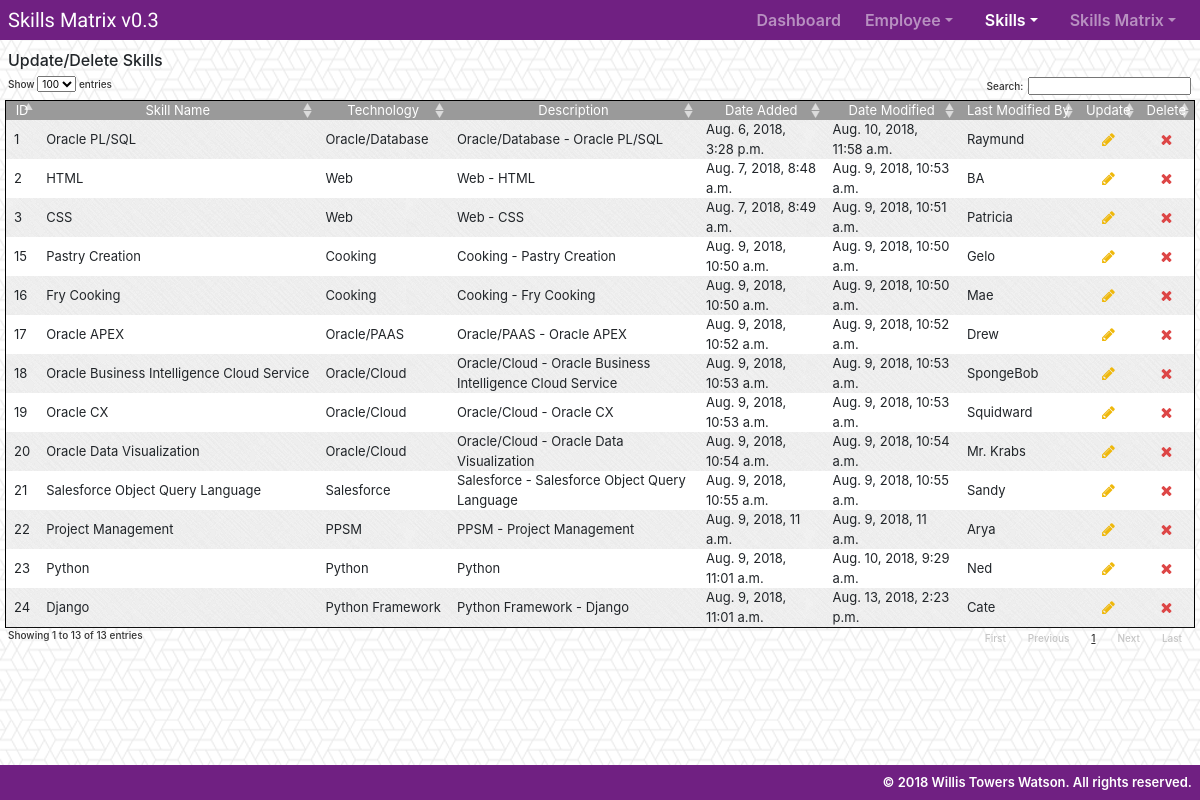
/skillsMatrixApp/skills/, run on the app's committed database.
### skillsMatrixApp/models.py (models this page shows, shortened)
class skills(models.Model):
    skillName = models.CharField(max_length=150, verbose_name="Skill Name")
    technology = models.CharField(max_length=150)
    description = models.CharField(max_length=500)
    dateAdded = models.DateTimeField(auto_now_add=True, verbose_name="Date Added")
    dateModified = models.DateTimeField(auto_now=True, verbose_name="Date Modified")
    lastModifiedByID = models.CharField(max_length=10, verbose_name="Last Modified By")
    class Meta:
        verbose_name_plural = "skills"

### skillsMatrixApp/views.py (the view)
# urls.py: url(r'skills/$', views.skillsList.as_view(), name='skills-list'),
class skillsList(generic.ListView):
    template_name = 'skillsMatrixApp/skills-list.html'
    context_object_name = 'skillsList'
    def get_queryset(self):
        return skills.objects.all()

### skillsMatrixApp/templates/skillsMatrixApp/skills-list.html (shortened to what this page needs)
{% extends 'skillsMatrixApp/base.html' %}
{% block skills_active %}active{% endblock %}
{% block body %}
    <div class="skills-lbl">Update/Delete Skills</div>
    <div>
        {% if skillsList %}
            <table id="skills" class="table table-striped  table-hover table-sm skills">
                <thead class="thead-dark skills-thead">
                <tr class="skills-tr">
                    <th scope="col" class="skills-th">ID</th>
                    <th scope="col" class="skills-th">Skill Name</th>
                    <th scope="col" class="skills-th">Technology</th>
                    <th scope="col" class="skills-th">Description</th>
                    <th scope="col" class="skills-th">Date Added</th>
                    <th scope="col" class="skills-th">Date Modified</th>
                    <th scope="col" class="skills-th">Last Modified By</th>
                    <th scope="col" class="skills-th">Update</th>
                    <th scope="col" class="skills-th">Delete</th>
                </tr>
                </thead>
                <tbody>
                {% for skills in skillsList %}
                    <tr class="skills-tr-data">
                        <td class="skills-td-dt skills-td-data">{{ skills.id }}</td>
                        <td class="skills-td-dt skills-td-data">{{ skills.skillName }}</td>
                        <td class="skills-td-dt skills-td-data">{{ skills.technology }}</td>
                        <td class="skills-td-data">{{ skills.description }}</td>
                        <td class="skills-td-data">{{ skills.dateAdded }}</td>
                        <td class="skills-td-data">{{ skills.dateModified }}</td>
                        <td class="skills-td-data">{{ skills.lastModifiedByID }}</td>
                        <td class="skills-td-data upd"><a
                                href="{% url 'skillsMatrixApp:skills-update' skills.id %}"><img class="update"
                                                                                                src="/static/skillsMatrixApp/images/icon-changelink.svg"></a>
                        </td>
                        <td class="skills-td-data upd"><a
                                href="{% url 'skillsMatrixApp:skills-delete' skills.id %}"><img class="update"
                                                                                                src="/static/skillsMatrixApp/images/icon-deletelink.svg"></a>
                        </td>
                    </tr>
                {% endfor %}
                </tbody>
            </table>
        {% else %}
            <div class="no-skills">
                <div><img class="no-data" src="/static/skillsMatrixApp/images/database.png"></div>
                <div class="no-skills-lbl"><br>No Data Available</div>
            </div>
        {% endif %}
    </div>
{% endblock %}

### skillsMatrixApp/static/skillsMatrixApp/style.css (style rules this page uses)
body { background: white url("images/what-the-hex.png"); }
html, body { margin-bottom: 1.5rem; }
.emp-td-data, .emp-tr-data, .emp-th-data, .emp-td, .emp-tr, .emp-th, .skills-td-data, .skills-tr-data, .skills-th-data, .skills-td, .skills-tr, .skills-th { border: 0px solid black !important; font-weight: normal !important; vertical-align: middle !important; }
.emp-th, skills-th-data, .skills-th { text-align: center; }
.table { width: 99% !important; margin: 0 auto !important; border: 1px solid black; }
.skills-th, .skills-td-dt { white-space: nowrap; max-width: 100%; }
.emp-lbl, .skills-lbl { margin: .25rem 0.50rem; font-weight: 500; }
.table-sm td, .table-sm th { padding: 0 .5rem !important; font-size: small !important; }
.update { width: 15px; margin: 3px; }
.upd { text-align: center; }
.skills, .emp { background: white url("images/crossword.png"); }
.table .thead-dark th { background-color: #9a9a9a !important; }

### data on the page
skills: id "1", skillName "Oracle PL/SQL", technology "Oracle/Database", description "Oracle/Database - Oracle PL/SQL", dateAdded "Aug. 6, 2018, 3:28 p.m.", dateModified "Aug. 10, 2018, 11:58 a.m.", lastModifiedByID "Raymund"
skills: id "2", skillName "HTML", technology "Web", description "Web - HTML", dateAdded "Aug. 7, 2018, 8:48 a.m.", dateModified "Aug. 9, 2018, 10:53 a.m.", lastModifiedByID "BA"
skills: id "3", skillName "CSS", technology "Web", description "Web - CSS", dateAdded "Aug. 7, 2018, 8:49 a.m.", dateModified "Aug. 9, 2018, 10:51 a.m.", lastModifiedByID "Patricia"
skills: id "15", skillName "Pastry Creation", technology "Cooking", description "Cooking - Pastry Creation", dateAdded "Aug. 9, 2018, 10:50 a.m.", dateModified "Aug. 9, 2018, 10:50 a.m.", lastModifiedByID "Gelo"
skills: id "16", skillName "Fry Cooking", technology "Cooking", description "Cooking - Fry Cooking", dateAdded "Aug. 9, 2018, 10:50 a.m.", dateModified "Aug. 9, 2018, 10:50 a.m.", lastModifiedByID "Mae"
skills: id "17", skillName "Oracle APEX", technology "Oracle/PAAS", description "Oracle/PAAS - Oracle APEX", dateAdded "Aug. 9, 2018, 10:52 a.m.", dateModified "Aug. 9, 2018, 10:52 a.m.", lastModifiedByID "Drew"
skills: id "18", skillName "Oracle Business Intelligence Cloud Service", technology "Oracle/Cloud", description "Oracle/Cloud - Oracle Business Intelligence Cloud Service", dateAdded "Aug. 9, 2018, 10:53 a.m.", dateModified "Aug. 9, 2018, 10:53 a.m.", lastModifiedByID "SpongeBob"
skills: id "19", skillName "Oracle CX", technology "Oracle/Cloud", description "Oracle/Cloud - Oracle CX", dateAdded "Aug. 9, 2018, 10:53 a.m.", dateModified "Aug. 9, 2018, 10:53 a.m.", lastModifiedByID "Squidward"
skills: id "20", skillName "Oracle Data Visualization", technology "Oracle/Cloud", description "Oracle/Cloud - Oracle Data Visualization", dateAdded "Aug. 9, 2018, 10:54 a.m.", dateModified "Aug. 9, 2018, 10:54 a.m.", lastModifiedByID "Mr. Krabs"
skills: id "21", skillName "Salesforce Object Query Language", technology "Salesforce", description "Salesforce - Salesforce Object Query Language", dateAdded "Aug. 9, 2018, 10:55 a.m.", dateModified "Aug. 9, 2018, 10:55 a.m.", lastModifiedByID "Sandy"
skills: id "22", skillName "Project Management", technology "PPSM", description "PPSM - Project Management", dateAdded "Aug. 9, 2018, 11 a.m.", dateModified "Aug. 9, 2018, 11 a.m.", lastModifiedByID "Arya"
skills: id "23", skillName "Python", technology "Python", description "Python", dateAdded "Aug. 9, 2018, 11:01 a.m.", dateModified "Aug. 10, 2018, 9:29 a.m.", lastModifiedByID "Ned"
skills: id "24", skillName "Django", technology "Python Framework", description "Python Framework - Django", dateAdded "Aug. 9, 2018, 11:01 a.m.", dateModified "Aug. 13, 2018, 2:23 p.m.", lastModifiedByID "Cate"
